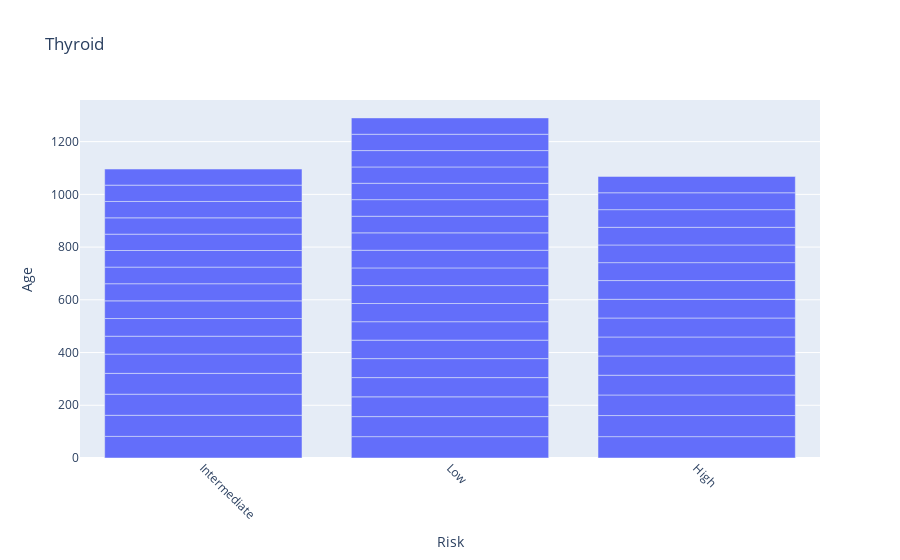

Notebook code for this chart:
### Code cell
import plotly.express as px

thyroid = df.sort_values(by='Age', ascending=False).head(50)
fig = px.bar(thyroid, x='Risk', y='Age', title='Thyroid')
fig.update_layout(xaxis_tickangle=45)
fig.show()

### Figure 1 — Plotly figure (JSON) as saved in the notebook; plotly's stock layout.template omitted (floating-point values rounded to 4 significant figures)
{"data": [{"alignmentgroup": "True", "hovertemplate": "Risk=%{x}<br>Age=%{y}<extra></extra>", "legendgroup": "", "marker": {"color": "#636efa", "pattern": {"shape": ""}}, "name": "", "offsetgroup": "", "orientation": "v", "showlegend": false, "textposition": "auto", "type": "bar", "x": ["Intermediate", "Low", "High", "High", "Intermediate", "Intermediate", "Intermediate", "High", "Low", "Low", "High", "Intermediate", "High", "Low", "High", "High", "Low", "High", "High", "Low", "Low", "Low", "High", "Low", "Intermediate", "High", "High", "Intermediate", "Intermediate", "Low", "Low", "High", "Low", "Intermediate", "High", "Low", "Low", "Intermediate", "Intermediate", "Low", "Low", "High", "Intermediate", "Intermediate", "Low", "Low", "Intermediate", "Low", "Intermediate", "Intermediate"], "xaxis": "x", "y": [82, 81, 81, 80, 80, 80, 79, 78, 76, 75, 75, 73, 73, 73, 72, 72, 72, 71, 71, 70, 70, 69, 68, 68, 68, 67, 67, 67, 67, 67, 67, 67, 66, 65, 64, 63, 63, 63, 63, 62, 62, 62, 62, 62, 62, 62, 62, 62, 62, 61], "yaxis": "y"}], "layout": {"barmode": "relative", "legend": {"tracegroupgap": 0}, "title": {"text": "Thyroid"}, "xaxis": {"anchor": "y", "domain": [0, 1], "tickangle": 45, "title": {"text": "Risk"}}, "yaxis": {"anchor": "x", "domain": [0, 1], "title": {"text": "Age"}}}}
